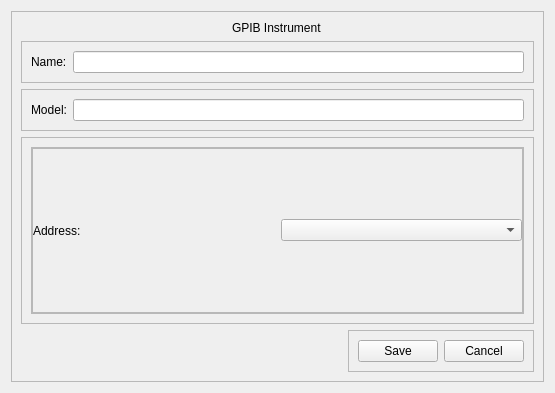
<?xml version="1.0" encoding="UTF-8"?>
<ui version="4.0">
 <class>Form</class>
 <widget class="QWidget" name="Form">
  <property name="geometry">
   <rect>
    <x>0</x>
    <y>0</y>
    <width>555</width>
    <height>393</height>
   </rect>
  </property>
  <property name="windowTitle">
   <string>Form</string>
  </property>
  <layout class="QHBoxLayout" name="horizontalLayout">
   <item>
    <widget class="QFrame" name="frame_16">
     <property name="frameShape">
      <enum>QFrame::StyledPanel</enum>
     </property>
     <property name="frameShadow">
      <enum>QFrame::Raised</enum>
     </property>
     <layout class="QVBoxLayout" name="verticalLayout_3">
      <item alignment="Qt::AlignHCenter">
       <widget class="QLabel" name="label">
        <property name="sizePolicy">
         <sizepolicy hsizetype="Preferred" vsizetype="Maximum">
          <horstretch>0</horstretch>
          <verstretch>0</verstretch>
         </sizepolicy>
        </property>
        <property name="text">
         <string>GPIB Instrument</string>
        </property>
       </widget>
      </item>
      <item>
       <widget class="QFrame" name="frame_7">
        <property name="sizePolicy">
         <sizepolicy hsizetype="Preferred" vsizetype="Maximum">
          <horstretch>0</horstretch>
          <verstretch>0</verstretch>
         </sizepolicy>
        </property>
        <property name="frameShape">
         <enum>QFrame::StyledPanel</enum>
        </property>
        <property name="frameShadow">
         <enum>QFrame::Raised</enum>
        </property>
        <layout class="QHBoxLayout" name="horizontalLayout_7">
         <item>
          <widget class="QLabel" name="label_2">
           <property name="text">
            <string>Name:</string>
           </property>
          </widget>
         </item>
         <item>
          <widget class="QLineEdit" name="nameLineEdit"/>
         </item>
        </layout>
       </widget>
      </item>
      <item>
       <widget class="QFrame" name="frame_8">
        <property name="sizePolicy">
         <sizepolicy hsizetype="Preferred" vsizetype="Maximum">
          <horstretch>0</horstretch>
          <verstretch>0</verstretch>
         </sizepolicy>
        </property>
        <property name="frameShape">
         <enum>QFrame::StyledPanel</enum>
        </property>
        <property name="frameShadow">
         <enum>QFrame::Raised</enum>
        </property>
        <layout class="QHBoxLayout" name="horizontalLayout_8">
         <item>
          <widget class="QLabel" name="label_3">
           <property name="text">
            <string>Model:</string>
           </property>
          </widget>
         </item>
         <item>
          <widget class="QLineEdit" name="modelLineEdit"/>
         </item>
        </layout>
       </widget>
      </item>
      <item>
       <widget class="QFrame" name="frame_15">
        <property name="frameShape">
         <enum>QFrame::StyledPanel</enum>
        </property>
        <property name="frameShadow">
         <enum>QFrame::Raised</enum>
        </property>
        <layout class="QHBoxLayout" name="horizontalLayout_13">
         <item>
          <widget class="QFrame" name="frame_14">
           <property name="frameShape">
            <enum>QFrame::StyledPanel</enum>
           </property>
           <property name="frameShadow">
            <enum>QFrame::Raised</enum>
           </property>
           <layout class="QVBoxLayout" name="verticalLayout_2">
            <property name="leftMargin">
             <number>0</number>
            </property>
            <property name="topMargin">
             <number>0</number>
            </property>
            <property name="rightMargin">
             <number>0</number>
            </property>
            <property name="bottomMargin">
             <number>0</number>
            </property>
            <item>
             <widget class="QFrame" name="frame_9">
              <property name="frameShape">
               <enum>QFrame::StyledPanel</enum>
              </property>
              <property name="frameShadow">
               <enum>QFrame::Raised</enum>
              </property>
              <layout class="QHBoxLayout" name="horizontalLayout_9">
               <property name="leftMargin">
                <number>0</number>
               </property>
               <property name="topMargin">
                <number>0</number>
               </property>
               <property name="rightMargin">
                <number>0</number>
               </property>
               <property name="bottomMargin">
                <number>0</number>
               </property>
               <item>
                <widget class="QLabel" name="label_4">
                 <property name="text">
                  <string>Address:</string>
                 </property>
                </widget>
               </item>
               <item>
                <widget class="QComboBox" name="addressComboBox"/>
               </item>
              </layout>
             </widget>
            </item>
           </layout>
          </widget>
         </item>
        </layout>
       </widget>
      </item>
      <item alignment="Qt::AlignRight">
       <widget class="QFrame" name="frame_12">
        <property name="sizePolicy">
         <sizepolicy hsizetype="Preferred" vsizetype="Maximum">
          <horstretch>0</horstretch>
          <verstretch>0</verstretch>
         </sizepolicy>
        </property>
        <property name="frameShape">
         <enum>QFrame::StyledPanel</enum>
        </property>
        <property name="frameShadow">
         <enum>QFrame::Raised</enum>
        </property>
        <layout class="QHBoxLayout" name="horizontalLayout_12">
         <item>
          <widget class="QPushButton" name="saveButton">
           <property name="text">
            <string>Save</string>
           </property>
          </widget>
         </item>
         <item>
          <widget class="QPushButton" name="cancelButton">
           <property name="text">
            <string>Cancel</string>
           </property>
          </widget>
         </item>
        </layout>
       </widget>
      </item>
     </layout>
    </widget>
   </item>
  </layout>
 </widget>
 <resources/>
 <connections/>
</ui>
